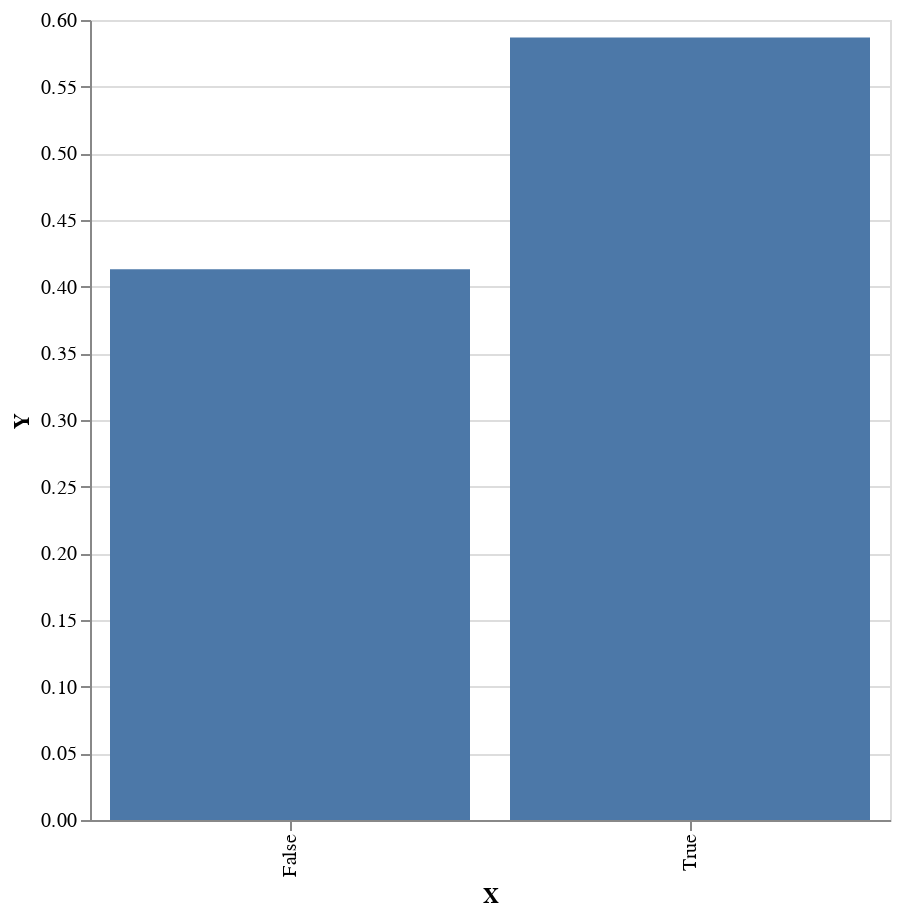

Notebook code cell kept with this figure:
### Code cell
plot $ first (T.pack . show) <$> toEmpirical (take 10000 xws)

### Figure 1 — Vega-Lite specification as saved in the notebook (floating-point values rounded to 4 significant figures)
{"$schema": "https://vega.github.io/schema/vega-lite/v4.json", "data": {"values": [{"X": "True", "Y": 0.5869}, {"X": "False", "Y": 0.4131}]}, "encoding": {"x": {"field": "X", "type": "nominal"}, "y": {"field": "Y", "type": "quantitative"}}, "height": 400, "mark": "bar", "width": 400}
